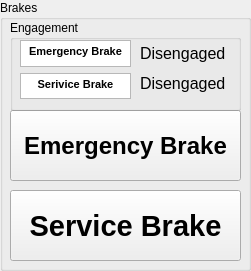
     <widget class="QGroupBox" name="brake_box">
      <property name="geometry">
       <rect>
        <x>460</x>
        <y>289</y>
        <width>251</width>
        <height>271</height>
       </rect>
      </property>
      <property name="title">
       <string>Brakes</string>
      </property>
      <widget class="QPushButton" name="e_brake_button">
       <property name="geometry">
        <rect>
         <x>10</x>
         <y>110</y>
         <width>231</width>
         <height>71</height>
        </rect>
       </property>
       <property name="font">
        <font>
         <pointsize>18</pointsize>
         <bold>true</bold>
         <underline>false</underline>
         <strikeout>false</strikeout>
         <kerning>true</kerning>
        </font>
       </property>
       <property name="autoFillBackground">
        <bool>true</bool>
       </property>
       <property name="text">
        <string>Emergency Brake</string>
       </property>
      </widget>
      <widget class="QGroupBox" name="engage_box">
       <property name="geometry">
        <rect>
         <x>10</x>
         <y>20</y>
         <width>231</width>
         <height>91</height>
        </rect>
       </property>
       <property name="title">
        <string>Engagement</string>
       </property>
       <widget class="QTextBrowser" name="s_brake_txt">
        <property name="geometry">
         <rect>
          <x>10</x>
          <y>53</y>
          <width>111</width>
          <height>26</height>
         </rect>
        </property>
        <property name="verticalScrollBarPolicy">
         <enum>Qt::ScrollBarAlwaysOff</enum>
        </property>
        <property name="horizontalScrollBarPolicy">
         <enum>Qt::ScrollBarAlwaysOff</enum>
        </property>
        <property name="html">
         <string>&lt;!DOCTYPE HTML PUBLIC &quot;-//W3C//DTD HTML 4.0//EN&quot; &quot;http://www.w3.org/TR/REC-html40/strict.dtd&quot;&gt;
&lt;html&gt;&lt;head&gt;&lt;meta name=&quot;qrichtext&quot; content=&quot;1&quot; /&gt;&lt;meta charset=&quot;utf-8&quot; /&gt;&lt;style type=&quot;text/css&quot;&gt;
p, li { white-space: pre-wrap; }
hr { height: 1px; border-width: 0; }
li.unchecked::marker { content: &quot;\2610&quot;; }
li.checked::marker { content: &quot;\2612&quot;; }
&lt;/style&gt;&lt;/head&gt;&lt;body style=&quot; font-family:'Segoe UI'; font-size:10pt; font-weight:400; font-style:normal;&quot;&gt;
&lt;p align=&quot;center&quot; style=&quot; margin-top:0px; margin-bottom:0px; margin-left:0px; margin-right:0px; -qt-block-indent:0; text-indent:0px;&quot;&gt;&lt;span style=&quot; font-family:'MS Shell Dlg 2'; font-size:8pt; font-weight:696;&quot;&gt;Serivice Brake&lt;/span&gt;&lt;/p&gt;&lt;/body&gt;&lt;/html&gt;</string>
        </property>
       </widget>
       <widget class="QTextBrowser" name="e_brake_txt">
        <property name="geometry">
         <rect>
          <x>10</x>
          <y>20</y>
          <width>111</width>
          <height>27</height>
         </rect>
        </property>
        <property name="verticalScrollBarPolicy">
         <enum>Qt::ScrollBarAlwaysOff</enum>
        </property>
        <property name="horizontalScrollBarPolicy">
         <enum>Qt::ScrollBarAlwaysOff</enum>
        </property>
        <property name="html">
         <string>&lt;!DOCTYPE HTML PUBLIC &quot;-//W3C//DTD HTML 4.0//EN&quot; &quot;http://www.w3.org/TR/REC-html40/strict.dtd&quot;&gt;
&lt;html&gt;&lt;head&gt;&lt;meta name=&quot;qrichtext&quot; content=&quot;1&quot; /&gt;&lt;meta charset=&quot;utf-8&quot; /&gt;&lt;style type=&quot;text/css&quot;&gt;
p, li { white-space: pre-wrap; }
hr { height: 1px; border-width: 0; }
li.unchecked::marker { content: &quot;\2610&quot;; }
li.checked::marker { content: &quot;\2612&quot;; }
&lt;/style&gt;&lt;/head&gt;&lt;body style=&quot; font-family:'Segoe UI'; font-size:10pt; font-weight:400; font-style:normal;&quot;&gt;
&lt;p align=&quot;center&quot; style=&quot; margin-top:0px; margin-bottom:0px; margin-left:0px; margin-right:0px; -qt-block-indent:0; text-indent:0px;&quot;&gt;&lt;span style=&quot; font-family:'MS Shell Dlg 2'; font-size:8pt; font-weight:696;&quot;&gt;Emergency Brake&lt;/span&gt;&lt;/p&gt;&lt;/body&gt;&lt;/html&gt;</string>
        </property>
       </widget>
       <widget class="QLabel" name="s_label_display">
        <property name="geometry">
         <rect>
          <x>130</x>
          <y>50</y>
          <width>87</width>
          <height>27</height>
         </rect>
        </property>
        <property name="font">
         <font>
          <pointsize>12</pointsize>
         </font>
        </property>
        <property name="text">
         <string>Disengaged</string>
        </property>
       </widget>
       <widget class="QLabel" name="e_label_display">
        <property name="geometry">
         <rect>
          <x>130</x>
          <y>20</y>
          <width>87</width>
          <height>27</height>
         </rect>
        </property>
        <property name="font">
         <font>
          <pointsize>12</pointsize>
         </font>
        </property>
        <property name="styleSheet">
         <string notr="true">text-align: center</string>
        </property>
        <property name="text">
         <string>Disengaged</string>
        </property>
       </widget>
      </widget>
      <widget class="QPushButton" name="s_brake_button">
       <property name="geometry">
        <rect>
         <x>10</x>
         <y>190</y>
         <width>231</width>
         <height>71</height>
        </rect>
       </property>
       <property name="font">
        <font>
         <pointsize>22</pointsize>
         <bold>true</bold>
         <underline>false</underline>
         <strikeout>false</strikeout>
         <kerning>true</kerning>
        </font>
       </property>
       <property name="autoFillBackground">
        <bool>true</bool>
       </property>
       <property name="text">
        <string>Service Brake</string>
       </property>
      </widget>
     </widget>
